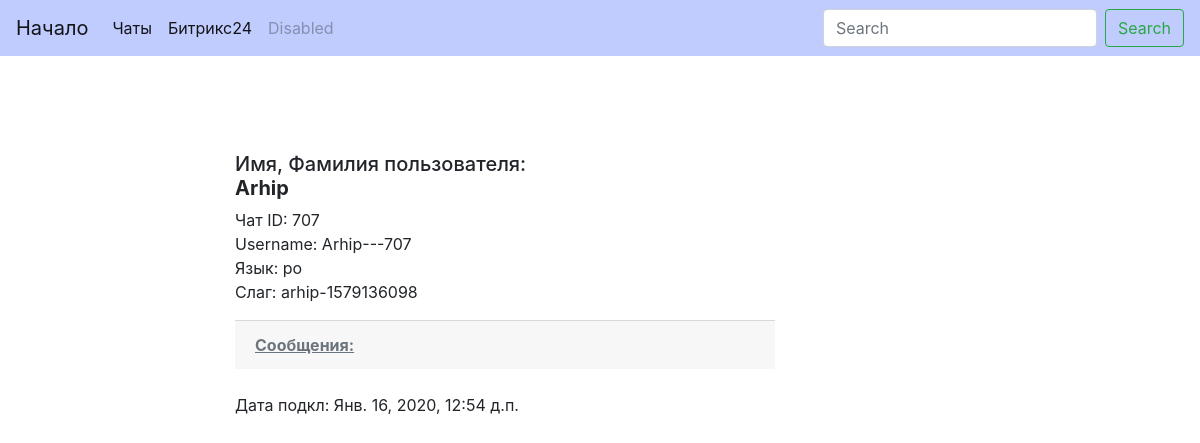
The page /bitr24/chat/arhip-1579136098/ on the database as committed earlier.
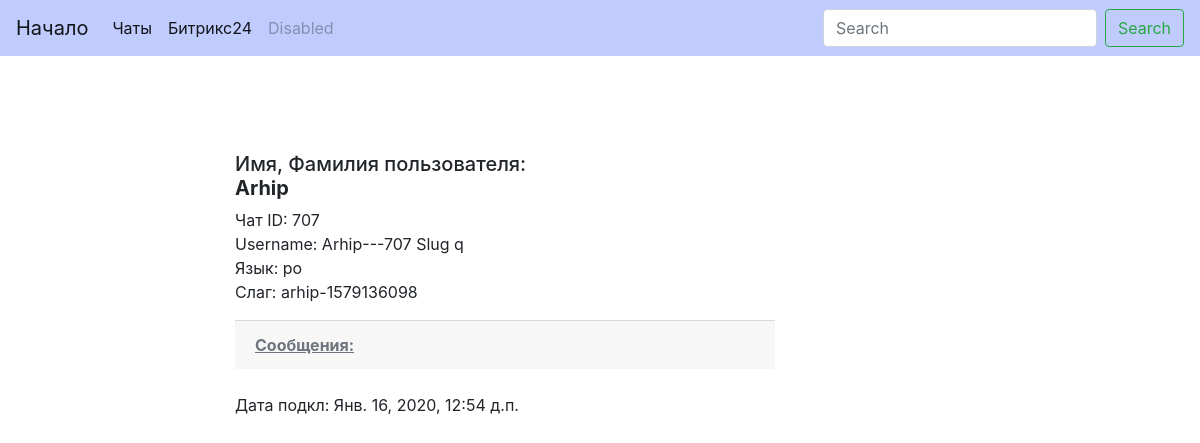
The same page on the database as committed later.
### bitr24/models.py (models this page shows, shortened)
class Chat(models.Model):
    chat_id = models.IntegerField(default=1, verbose_name='Чат ID', unique=True)
    first_name = models.CharField(max_length=100, verbose_name='Имя пользователя', db_index=True)
    slug = models.SlugField(max_length=100, blank=True, unique=True, verbose_name='Слаг(Slug)')
    username = models.CharField(max_length=100, null=True, blank=True, verbose_name='Пользователь')
    lang_code = models.CharField(max_length=2, verbose_name='Язык')
    bitrs = models.ManyToManyField('Bitr', blank=True, related_name='chats')
    date_chat = models.DateTimeField(auto_now_add=True, db_index=True, verbose_name='Дата подкл.к боту')
    class Meta:
        verbose_name_plural = 'Чаты телеграм бота'
        verbose_name = 'Чат'
        ordering = ['-date_chat']

### bitr24/views.py (the view)
# urls.py: path('chat/<str:slug>/', ChatDetail.as_view(), name='chat_detail_url'),
class ChatDetail(ObjectDetailMixin, View):
    model = Chat
    template = 'bitr24/chat_detail.html'

### bitr24/utils.py (called while the page is built)
    def get(self, request, slug):
        obj = get_object_or_404(self.model, slug__iexact=slug)
        return render(request, self.template, context={self.model.__name__.lower(): obj,
                                                       'admin_object': obj, 'detail': True})

### bitr24/templates/bitr24/chat_detail.html (shortened to what this page needs)
{% extends 'bitr24/base_bitr24.html' %}
{% block content %}
    <h5 class="class mt-5">
        Имя, Фамилия пользователя:<br> <b>{{ chat.first_name }} {{ chat.last_name }}</b>
    </h5>
    <p>
        Чат ID: {{ chat.chat_id }}<br>
        Username: {{ chat.username }}<br>
        Язык: {{ chat.lang_code }}<br>
        Слаг: {{ chat.slug }}<br>
        <div class="card-footer text-muted">
            <b><u>Сообщения:</u></b><br>
        </div>
         <br>Дата подкл: {{ chat.date_chat}}<br>
    </p>
{% endblock %}

Rows that differ between the two databases and show on the page:
changed Chat "Arhip": username "Arhip---707" → "Arhip---707 Slug q"
